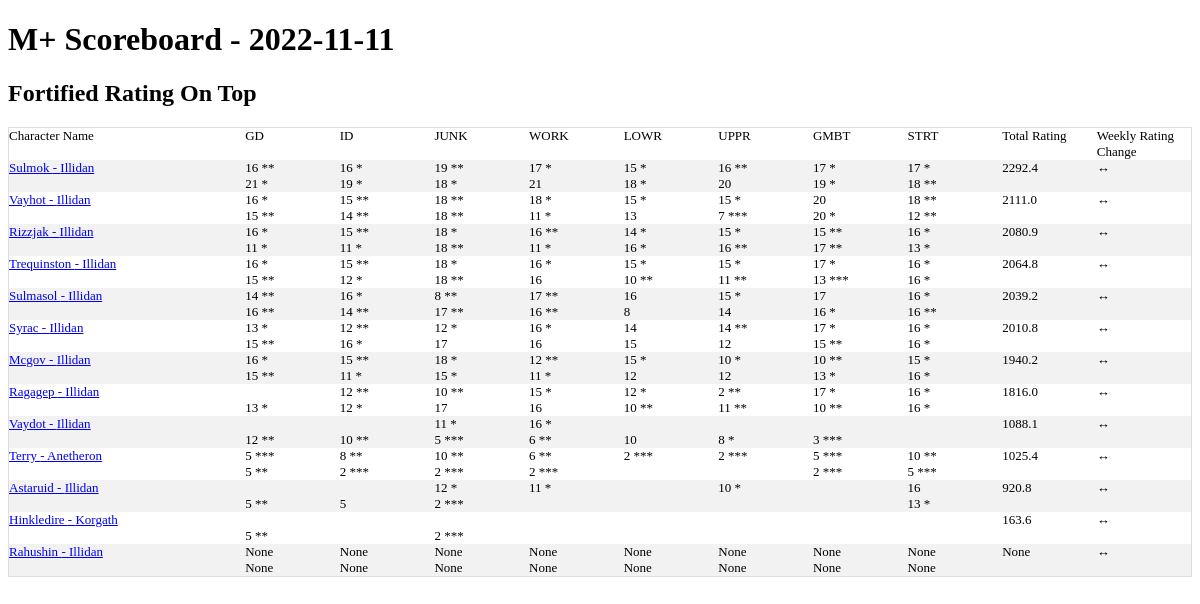
The page / on the database its author committed.
### tables this page shows
CREATE TABLE season_best_pivot_ext(
  name TEXT,
  realm TEXT,
  region TEXT,
  scoreboard_date TEXT,
  total_rating REAL,
  "Tazavesh: So'leah's Gambit Fortified" TEXT,
  "Tazavesh: So'leah's Gambit Tyrannical" TEXT,
  "Tazavesh: Streets of Wonder Fortified" TEXT,
  "Tazavesh: Streets of Wonder Tyrannical" TEXT,
  "Return to Karazhan: Upper Fortified" TEXT,
  "Return to Karazhan: Upper Tyrannical" TEXT,
  "Return to Karazhan: Lower Fortified" TEXT,
  "Return to Karazhan: Lower Tyrannical" TEXT,
  "Iron Docks Fortified" TEXT,
  "Iron Docks Tyrannical" TEXT,
  "Grimrail Depot Fortified" TEXT,
  "Grimrail Depot Tyrannical" TEXT,
  "Mechagon Workshop Fortified" TEXT,
  "Mechagon Workshop Tyrannical" TEXT,
  "Mechagon Junkyard Fortified" TEXT,
  "Mechagon Junkyard Tyrannical" TEXT,
  daily_rating_change,
  pr_GMBT_for TEXT,
  pr_GMBT_tyr TEXT,
  pr_STRT_for TEXT,
  pr_STRT_tyr TEXT,
  pr_UPPR_for TEXT,
  pr_UPPR_tyr TEXT,
  pr_LOWR_for TEXT,
  pr_LOWR_tyr TEXT,
  pr_ID_for TEXT,
  pr_ID_tyr TEXT,
  pr_GD_for TEXT,
  pr_GD_tyr TEXT,
  pr_WKSP_for TEXT,
  pr_WKSP_tyr TEXT,
  pr_JUNK_for TEXT,
  pr_JUNK_tyr TEXT
);

CREATE TABLE base_characters (
                name TEXT
                ,realm TEXT
                ,region TEXT
                ,unique_key TEXT UNIQUE
                );

### app.py (the view)
@app.route('/')
def index():
    conn = create_connection()
    cursor  = conn.cursor()
    data = cursor.execute("""select * from base_characters base left join season_best_pivot_ext piv
    on upper(base.name) = upper(piv.name)
    and upper(base.realm) = upper(piv.realm)
    and upper(base.region) = upper(piv.region)
    where scoreboard_date = (select max(scoreboard_date) from  season_best_pivot_ext)

    order by total_rating desc""").fetchall()
    max_date = cursor.execute('select max(scoreboard_date) as max_date from season_best_pivot_ext').fetchone()
    print('hi')
    return render_template('index.html',data=data,max_date = max_date)

### templates/index.html
<!doctype html>
<link rel="stylesheet" href="{{ url_for('static', filename='style.css') }}">
<html>
<h1>M+ Scoreboard - {{max_date['max_date']}} </h1>
<h2>Fortified Rating On Top</h2>
<table class="scoreboard">
<tr>
    <td class="scoreboard_char_name">Character Name</td>
    <td class="scoreboard_attributes">GD</td>
    <td class="scoreboard_attributes">ID</td>
    <td class="scoreboard_attributes">JUNK</td>
    <td class="scoreboard_attributes">WORK</td>
    <td class="scoreboard_attributes">LOWR</td>
    <td class="scoreboard_attributes">UPPR</td>
    <td class="scoreboard_attributes">GMBT</td>
    <td class="scoreboard_attributes">STRT</td>
    <td class="scoreboard_attributes">Total Rating</td>
    <td class="scoreboard_attributes">Weekly Rating Change</td>
</tr>
{% for data in data %}
<tr>
    <td class="scoreboard_char_name"><a href="{{url_for('character_name',character_name=data['name'],realm=data['realm'],region=data['region'])}}">{{ data['name'] }} - {{data['realm']}}</a></td>
    <td class="scoreboard_attributes">{% if data['pr_GD_for'] !=  data['Grimrail Depot Fortified'] %}
    {{ data['Grimrail Depot Fortified']}} ( {{data['pr_GD_for']}}  )
    {% else %}
      {{ data['Grimrail Depot Fortified'] }}
    {% endif %}
    <br>
    {% if data['pr_GD_tyr'] !=  data['Grimrail Depot Tyrannical'] %}
    {{ data['Grimrail Depot Tyrannical']}} ( {{data['pr_GD_tyr']}}
    {% else %}
      {{ data['Grimrail Depot Tyrannical'] }}
    {% endif %}</td>
    <td class="scoreboard_attributes">{% if data['pr_ID_for'] !=  data['Iron Docks Fortified'] %}
    {{ data['Iron Docks Fortified']}} ( {{data['pr_ID_for']}}  )
    {% else %}
      {{ data['Iron Docks Fortified'] }}
    {% endif %}
    <br>
    {% if data['pr_ID_tyr'] !=  data['Iron Docks Tyrannical'] %}
    {{ data['Iron Docks Tyrannical']}} ( {{data['pr_ID_tyr']}}
    {% else %}
      {{ data['Iron Docks Tyrannical'] }}
    {% endif %}</td>
    <td class="scoreboard_attributes">{% if data['pr_JUNK_for'] !=  data['Mechagon Junkyard Fortified'] %}
    {{ data['Mechagon Junkyard Fortified']}} ( {{data['pr_JUNK_for']}}  )
    {% else %}
      {{ data['Mechagon Junkyard Fortified'] }}
    {% endif %}
    <br>
    {% if data['pr_JUNK_tyr'] !=  data['Mechagon Junkyard Tyrannical'] %}
    {{ data['Mechagon Junkyard Tyrannical']}} ( {{data['pr_JUNK_tyr']}}
    {% else %}
      {{ data['Mechagon Junkyard Tyrannical'] }}
    {% endif %}</td>
    <td class="scoreboard_attributes">{% if data['pr_WKSP_for'] !=  data['Mechagon Workshop Fortified'] %}
    {{ data['Mechagon Workshop Fortified']}} ( {{data['pr_WKSP_for']}}  )
    {% else %}
    {{ data['Mechagon Workshop Fortified'] }}
    {% endif %}
    <br>
    {% if data['pr_WKSP_tyr'] !=  data['Mechagon Workshop Tyrannical'] %}
    {{ data['Mechagon Workshop Tyrannical']}} ( {{data['pr_WKSP_tyr']}}
    {% else %}
    {{ data['Mechagon Workshop Tyrannical'] }}
    {% endif %}
    </td>
    <td class="scoreboard_attributes">{% if data['pr_LOWR_for'] !=  data['Return to Karazhan: Lower Fortified'] %}
    {{ data['Return to Karazhan: Lower Fortified']}} ( {{data['pr_LOWR_for']}}  )
    {% else %}
    {{ data['Return to Karazhan: Lower Fortified'] }}
    {% endif %}
    <br>
    {% if data['pr_LOWR_tyr'] !=  data['Return to Karazhan: Lower Tyrannical'] %}
    {{ data['Return to Karazhan: Lower Tyrannical']}} ( {{data['pr_LOWR_tyr']}}
    {% else %}
    {{ data['Return to Karazhan: Lower Tyrannical'] }}
    {% endif %}</td>
    <td class="scoreboard_attributes">{% if data['pr_UPPR_for'] !=  data['Return to Karazhan: Upper Fortified'] %}
    {{ data['Return to Karazhan: Upper Fortified']}} ( {{data['pr_UPPR_for']}}  )
    {% else %}
    {{ data['Return to Karazhan: Upper Fortified'] }}
    {% endif %}
    <br>
    {% if data['pr_UPPR_tyr'] !=  data['Return to Karazhan: Upper Tyrannical'] %}
    {{ data['Return to Karazhan: Upper Tyrannical']}} ( {{data['pr_UPPR_tyr']}}
    {% else %}
    {{ data['Return to Karazhan: Upper Tyrannical'] }}
    {% endif %}</td>
    <td class="scoreboard_attributes">{% if data['pr_GMBT_for'] !=  data['Tazavesh: So\'leah\'s Gambit Fortified'] %}
    {{ data['Tazavesh: So\'leah\'s Gambit Fortified'] }} ( {{data['pr_GMBT_for']}}  )
    {% else %}
      {{ data['Tazavesh: So\'leah\'s Gambit Fortified'] }}
    {% endif %}
    <br>
    {% if data['pr_GMBT_tyr'] !=  data['Tazavesh: So\'leah\'s Gambit Tyrannical'] %}
    {{ data['Tazavesh: So\'leah\'s Gambit Tyrannical'] }} ( {{data['pr_GMBT_tyr']}}  )
    {% else %}
      {{ data['Tazavesh: So\'leah\'s Gambit Tyrannical'] }}
    {% endif %}</td>
    <td class="scoreboard_attributes">{% if data['pr_STRT_for'] !=  data['Tazavesh: Streets of Wonder Fortified'] %}
    {{ data['Tazavesh: Streets of Wonder Fortified']}} ( {{data['pr_STRT_for']}}  )
    {% else %}
    {{ data['Tazavesh: Streets of Wonder Fortified'] }}
    {% endif %}
    <br>
    {% if data['pr_STRT_tyr'] !=  data['Tazavesh: Streets of Wonder Tyrannical'] %}
    {{ data['Tazavesh: Streets of Wonder Tyrannical']}} ( {{data['pr_STRT_tyr']}}
    {% else %}
    {{ data['Tazavesh: Streets of Wonder Tyrannical'] }}
    {% endif %}</td>
    <td class="scoreboard_attributes">{{ data['total_rating'] }}</td>
   {% if data['daily_rating_change'] > 0 %}
     <td class="scoreboard_attributes">&uarr; {{ data['daily_rating_change'] }}</td>
   {% elif data['daily_rating_change']  < 0 %}
     <td class="scoreboard_attributes">&darr;{{ data['daily_rating_change'] }}</td>
   {% else %}
     <td class="scoreboard_attributes">&harr;</td>
   {% endif %}
{% endfor %}
</table>
</html>

### static/style.css (style rules this page uses)
table.scoreboard { border-collapse: collapse; border-spacing: 0; width: 100%; border: 1px solid #ddd; }
th, td { text-align: left; vertical-align:top; padding: 0px; font-size: 13px; }
tr:nth-child(even) { background-color: #f2f2f2; }
td.scoreboard_char_name { width:20%; }
td.scoreboard_attributes { width:8%; }

### rows shown on the page
season_best_pivot_ext: name "Sulmok", realm "Illidan", Grimrail Depot Fortified "16 **", Grimrail Depot Tyrannical "21 *", Iron Docks Fortified "16 *", Iron Docks Tyrannical "19 *", Mechagon Junkyard Fortified "19 **", Mechagon Junkyard Tyrannical "18 *", Mechagon Workshop Fortified "17 *", Mechagon Workshop Tyrannical "21", data "15 *", data "18 *", data "16 **", data "20", data "17 *", data "19 *", data "18 **", total_rating "2292.4"
season_best_pivot_ext: name "Vayhot", realm "Illidan", Grimrail Depot Fortified "16 *", Grimrail Depot Tyrannical "15 **", Iron Docks Fortified "15 **", Iron Docks Tyrannical "14 **", Mechagon Junkyard Fortified "18 **", Mechagon Junkyard Tyrannical "18 **", Mechagon Workshop Fortified "18 *", Mechagon Workshop Tyrannical "11 *", data "15 *", data "13", data "7 ***", data "20", data "20 *", data "18 **", data "12 **", total_rating "2111.0"
season_best_pivot_ext: name "Rizzjak", realm "Illidan", Grimrail Depot Fortified "16 *", Grimrail Depot Tyrannical "11 *", Iron Docks Fortified "15 **", Iron Docks Tyrannical "11 *", Mechagon Junkyard Fortified "18 *", Mechagon Junkyard Tyrannical "18 **", Mechagon Workshop Fortified "16 **", Mechagon Workshop Tyrannical "11 *", data "14 *", data "16 *", data "15 *", data "16 **", data "15 **", data "17 **", data "13 *", total_rating "2080.9"
season_best_pivot_ext: name "Trequinston", realm "Illidan", Grimrail Depot Fortified "16 *", Grimrail Depot Tyrannical "15 **", Iron Docks Fortified "15 **", Iron Docks Tyrannical "12 *", Mechagon Junkyard Fortified "18 *", Mechagon Junkyard Tyrannical "18 **", Mechagon Workshop Fortified "16 *", Mechagon Workshop Tyrannical "16", data "15 *", data "10 **", data "11 **", data "17 *", data "13 ***", data "16 *", total_rating "2064.8"
season_best_pivot_ext: name "Sulmasol", realm "Illidan", Grimrail Depot Fortified "14 **", Grimrail Depot Tyrannical "16 **", Iron Docks Fortified "16 *", Iron Docks Tyrannical "14 **", Mechagon Junkyard Fortified "8 **", Mechagon Junkyard Tyrannical "17 **", Mechagon Workshop Fortified "17 **", Mechagon Workshop Tyrannical "16 **", data "16", data "8", data "15 *", data "14", data "17", data "16 *", data "16 **", total_rating "2039.2"
season_best_pivot_ext: name "Syrac", realm "Illidan", Grimrail Depot Fortified "13 *", Grimrail Depot Tyrannical "15 **", Iron Docks Fortified "12 **", Iron Docks Tyrannical "16 *", Mechagon Junkyard Fortified "12 *", Mechagon Junkyard Tyrannical "17", Mechagon Workshop Fortified "16 *", Mechagon Workshop Tyrannical "16", data "14", data "15", data "14 **", data "12", data "17 *", data "15 **", data "16 *", total_rating "2010.8"
season_best_pivot_ext: name "Mcgov", realm "Illidan", Grimrail Depot Fortified "16 *", Grimrail Depot Tyrannical "15 **", Iron Docks Fortified "15 **", Iron Docks Tyrannical "11 *", Mechagon Junkyard Fortified "18 *", Mechagon Junkyard Tyrannical "15 *", Mechagon Workshop Fortified "12 **", Mechagon Workshop Tyrannical "11 *", data "15 *", data "12", data "10 *", data "10 **", data "13 *", data "16 *", total_rating "1940.2"
season_best_pivot_ext: name "Ragagep", realm "Illidan", Grimrail Depot Tyrannical "13 *", Iron Docks Fortified "12 **", Iron Docks Tyrannical "12 *", Mechagon Junkyard Fortified "10 **", Mechagon Junkyard Tyrannical "17", Mechagon Workshop Fortified "15 *", Mechagon Workshop Tyrannical "16", data "12 *", data "10 **", data "2 **", data "11 **", data "17 *", data "16 *", total_rating "1816.0"
season_best_pivot_ext: name "Vaydot", realm "Illidan", Grimrail Depot Tyrannical "12 **", Iron Docks Tyrannical "10 **", Mechagon Junkyard Fortified "11 *", Mechagon Junkyard Tyrannical "5 ***", Mechagon Workshop Fortified "16 *", Mechagon Workshop Tyrannical "6 **", data "10", data "8 *", data "3 ***", total_rating "1088.1"
season_best_pivot_ext: name "Terry", realm "Anetheron", Grimrail Depot Fortified "5 ***", Grimrail Depot Tyrannical "5 **", Iron Docks Fortified "8 **", Iron Docks Tyrannical "2 ***", Mechagon Junkyard Fortified "10 **", Mechagon Junkyard Tyrannical "2 ***", Mechagon Workshop Fortified "6 **", Mechagon Workshop Tyrannical "2 ***", data "2 ***", data "5 ***", data "10 **", total_rating "1025.4"
season_best_pivot_ext: name "Astaruid", realm "Illidan", Grimrail Depot Tyrannical "5 **", Iron Docks Tyrannical "5", Mechagon Junkyard Fortified "12 *", Mechagon Junkyard Tyrannical "2 ***", Mechagon Workshop Fortified "11 *", data "10 *", data "16", data "13 *", total_rating "920.8"
season_best_pivot_ext: name "Hinkledire", realm "Korgath", Grimrail Depot Tyrannical "5 **", Mechagon Junkyard Tyrannical "2 ***", total_rating "163.6"
season_best_pivot_ext: name "Rahushin", realm "Illidan", data "None", total_rating "None"

### other values the page prints
{{ max_date['max_date'] }} "2022-11-11"
